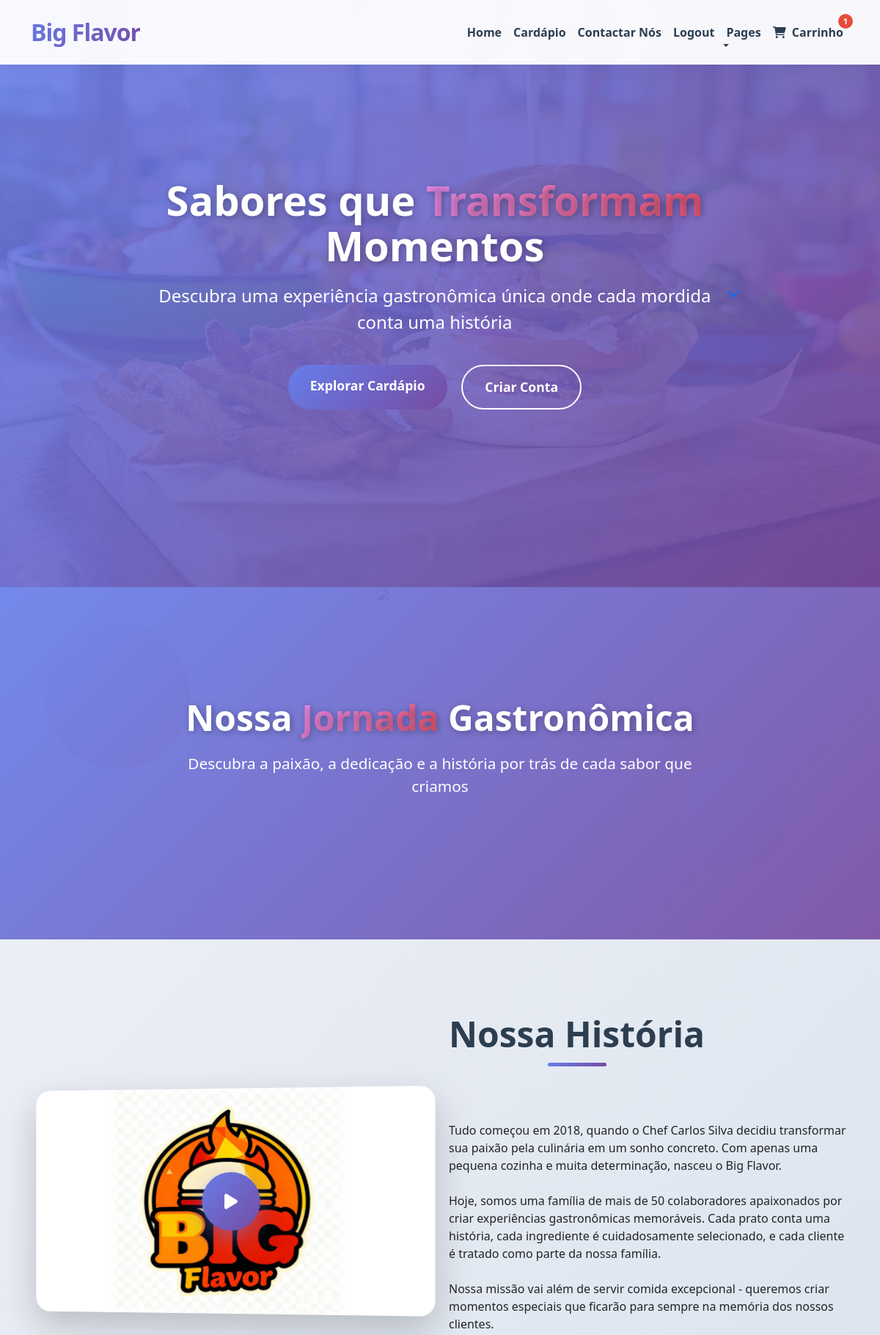
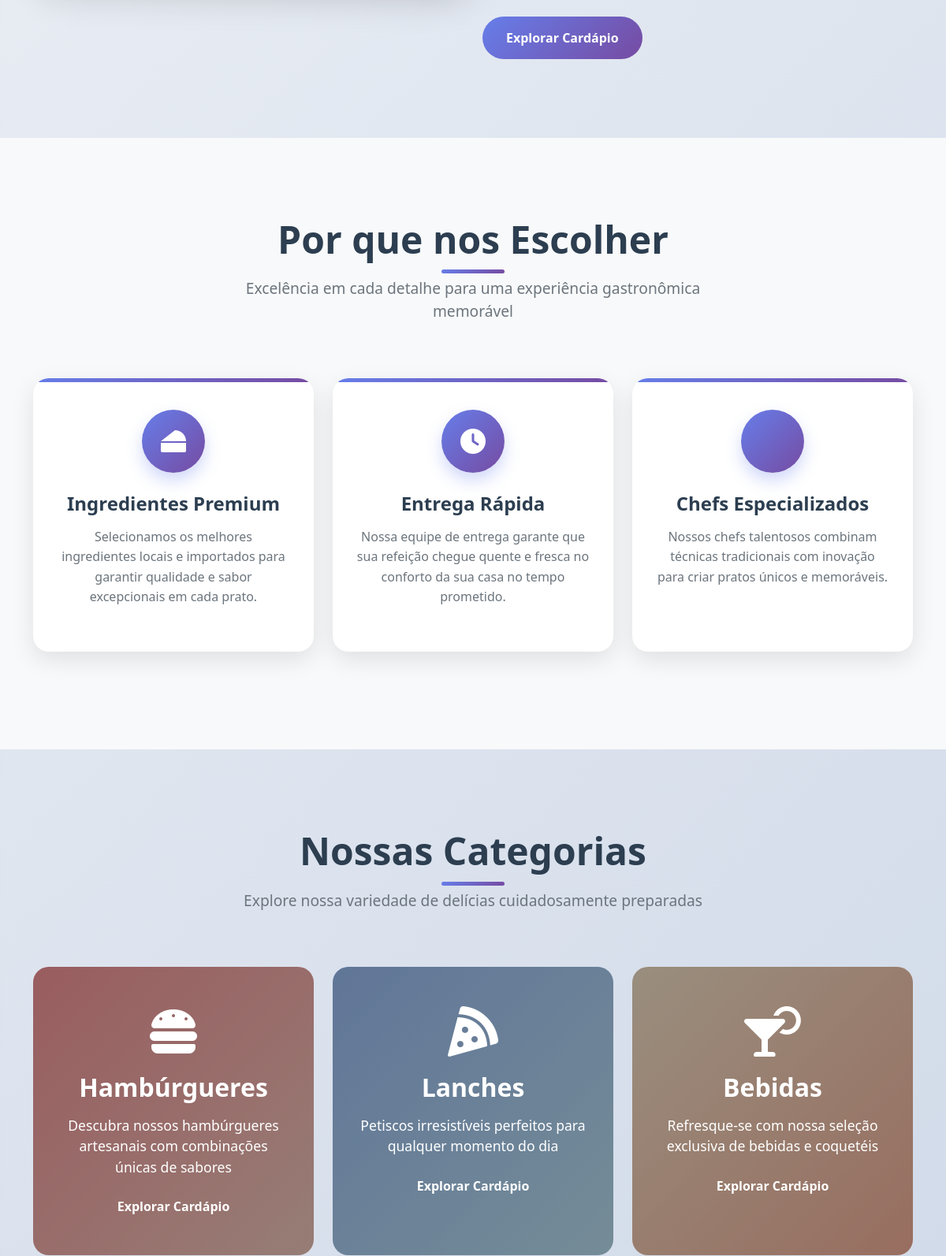
The page / (signed in, upper part) on the database its author committed (2 pictures, top to bottom).
### carinho/models.py (models this page shows, shortened)
class Carrinho(models.Model):
    ESTADO_CHOICES = [
        ('aberto', 'Aberto'),
        ('fechado', 'Fechado'),
        ('cancelado', 'Cancelado'),
    ]
    usuario = models.ForeignKey(
        settings.AUTH_USER_MODEL,  # ✅ Correção aqui
        on_delete=models.CASCADE,
        verbose_name='Cliente'
    )
    data_criacao = models.DateTimeField(
        auto_now_add=True,
        verbose_name='Data de Criação'
    )
    data_atualizacao = models.DateTimeField(
        auto_now=True,
        verbose_name='Última Atualização'
    )
    estado = models.CharField(
        max_length=10,
        choices=ESTADO_CHOICES,
        default='aberto',
        verbose_name='Estado do Carrinho'
    )
    class Meta:
        verbose_name = 'Carrinho'
        verbose_name_plural = 'Carrinhos'
        ordering = ['-data_criacao']
    @property
    def total_itens(self):
        return self.itens.aggregate(total=models.Sum('quantidade'))['total'] or 0

### sobre/models.py (models this page shows, shortened)
class VideoHistoria(models.Model):
    FORMATO_VIDEO_CHOICES = [
        ('mp4', 'MP4'),
        ('webm', 'WebM'),
        ('ogg', 'OGG'),
        ('youtube', 'YouTube'),
    ]
    titulo = models.CharField(max_length=200, verbose_name="Título do Vídeo")
    descricao = models.TextField(verbose_name="Descrição", blank=True)
    arquivo_video = models.FileField(
        upload_to='videos_historia/',
        verbose_name="Arquivo de Vídeo",
        help_text="Formatos suportados: MP4 (H.264), WebM, OGG. Tamanho máximo: 100MB",
        validators=[FileExtensionValidator(allowed_extensions=['mp4', 'webm', 'ogg'])]  # AGORA FUNCIONA
    )
    formato_video = models.CharField(
        max_length=10,
        choices=FORMATO_VIDEO_CHOICES,
        default='mp4',
        verbose_name="Formato do Vídeo"
    )
    thumbnail = models.ImageField(
        upload_to='thumbnails_videos/',
        verbose_name="Thumbnail",
        blank=True,
        null=True,
        help_text="Imagem de capa para o vídeo (16:9 recomendado)"
    )
    principal = models.BooleanField(default=False, verbose_name="Vídeo Principal")
    url_youtube = models.URLField(
        blank=True,
        verbose_name="URL do YouTube",
        help_text="Link alternativo do YouTube"
    )
    ativo = models.BooleanField(default=True, verbose_name="Vídeo Ativo")
    ordem_exibicao = models.IntegerField(
        default=0,
        verbose_name="Ordem de Exibição"
    )
    data_criacao = models.DateTimeField(auto_now_add=True)
    data_atualizacao = models.DateTimeField(auto_now=True)
    class Meta:
        verbose_name = "Vídeo da História"
        verbose_name_plural = "Vídeos da História"
        ordering = ['ordem_exibicao', 'data_criacao']
    @property
    def is_youtube(self):
        return bool(self.url_youtube)
    def get_video_url(self):
        if self.url_youtube:
            return self.url_youtube
        elif self.arquivo_video:
            return self.arquivo_video.url
        return None

### index/views.py (the view)
# urls.py: path("", views.IndexView, name="Index"),
def IndexView(request):
    produtos = Produto.objects.filter(
        status='ativo',
        categoria__in=['hamburguer', 'pizza', 'bebida', 'sobremesa']
    ).order_by('categoria', 'nome')
    produtos_agrupados = {
        'hamburguer': ['hamburguer'],
        'pizza': [],
        'bebida': [],
        'sobremesa': [],
    }
    for produto in produtos:
        if produto.categoria in produtos_agrupados:
            produtos_agrupados[produto.categoria].append(produto)
    categorias = {
        'hamburguer': produtos_agrupados['hamburguer'][:4],
        'pizza': produtos_agrupados['pizza'][:4],
        'bebida': produtos_agrupados['bebida'][:4],
        'sobremesa': produtos_agrupados['sobremesa'][:4],
    }
    context = {
        'produtos_por_categoria': categorias,
    }
    return render(request, 'index.html', context)

### index/context_processors.py (called while the page is built)
def videos_context(request):
    video_principal = VideoHistoria.objects.filter(
        ativo=True,
        principal=True
    ).first()
    if not video_principal:
        video_principal = VideoHistoria.objects.filter(ativo=True).first()
    videos_galeria = VideoHistoria.objects.filter(
        ativo=True
    ).exclude(id=video_principal.id if video_principal else None).order_by('ordem_exibicao')[:6]
    return {
        'video_principal': video_principal,
        'videos_galeria': videos_galeria,
    }

### menu/models.py (called while the page is built)
    def get_preco_formatado(self):
        return f"KZ {self.preco:.2f}"

### index/templates/index.html (shortened to what this page needs)
<!DOCTYPE html>
{% load static %}
{% url 'login' as login_url %}
{% url 'logout' as logout_url %}
<html lang="pt-br">
<head>
    <link href="https://cdn.jsdelivr.net/npm/bootstrap@5.3.0/dist/css/bootstrap.min.css" rel="stylesheet">
    <link rel="stylesheet" href="https://cdnjs.cloudflare.com/ajax/libs/font-awesome/6.0.0/css/all.min.css">
    <link href="https://unpkg.com/aos@2.3.1/dist/aos.css" rel="stylesheet">
    <link href="{% static "css/index.css" %}" rel="stylesheet">
</head>
<body>
    <nav class="navbar navbar-expand-lg navbar-light fixed-top">
        <div class="container">
            <a href="{% url 'Index' %}" class="navbar-brand">Big <span>Flavor</span></a>
            <div class="collapse navbar-collapse" id="navbarCollapse">
                <ul class="navbar-nav ms-auto mb-2 mb-lg-0">
                    {% if request.user.is_authenticated %}
                    <li class="nav-item">
                        <a class="nav-link" href="{% url 'dashboard' %}">Home</a>
                    </li>
                    {% endif %}
                    <li class="nav-item">
                        <a href="{% url 'lista_produtos' %}" class="nav-link">Cardápio</a>
                    </li>
                    <li class="nav-item">
                        <a href="{% url 'contacto' %}" class="nav-link">Contactar Nós</a>
                    </li>
                    {% if request.user.is_authenticated %}
                    <li class="nav-item">
                        <a class="nav-link" href="{{ logout_url }}">Logout</a>
                    </li>
                    {% else %}
                    <li class="nav-item">
                        <a class="nav-link" href="{{ login_url }}">Login</a>
                    </li>
                    {% endif %}
                    <li class="nav-item dropdown">
                        <a href="#" class="nav-link dropdown-toggle" data-bs-toggle="dropdown">Pages</a>
                    </li>
                    {% if request.user.is_authenticated %}
                    <li class="nav-item position-relative">
                        <a href="{% url 'ver_carrinho' %}" class="nav-link">
                            <i class="fas fa-shopping-cart me-1"></i>
                            Carrinho
                            {% if user.is_authenticated %}
                                {% with user.carrinho_set.first as carrinho %}
                                    {% if carrinho and carrinho.total_itens > 0 %}
                                        <span class="badge-cart">
                                            {{ carrinho.total_itens }}
                                        </span>
                                    {% endif %}
                                {% endwith %}
                            {% endif %}
                        </a>
                    </li>
                    {% endif %}
                </ul>
            </div>
        </div>
    </nav>
    <section class="hero-section">
        <div class="floating-element floating-1"></div>
        <div class="floating-element floating-2"></div>
        <div class="hero-background">
            <img src="{% static 'img/carousel-1.jpg' %}" alt="Big Flavor Hero">
        </div>
        <div class="hero-content">
            <h1 class="hero-title" data-aos="fade-up">Sabores que <span>Transformam</span> Momentos</h1>
            <p class="hero-subtitle" data-aos="fade-up" data-aos-delay="200">Descubra uma experiência gastronômica única onde cada mordida conta uma história</p>
            <div class="hero-buttons" data-aos="fade-up" data-aos-delay="400">
                <a href="{% url 'lista_produtos' %}" class="btn btn-hero btn-hero-primary pulse">Explorar Cardápio</a>
                <a href="{% url 'registro' %}" class="btn btn-hero btn-hero-secondary">Criar Conta</a>
            </div>
        </div>
        <div class="scroll-indicator">
            <a href="#about" class="scroll-down">
                <i class="fas fa-chevron-down"></i>
            </a>
        </div>
    </section>
    <section id="about" class="about-hero">
        <div class="floating-element floating-1"></div>
        <div class="floating-element floating-2"></div>
        <div class="about-hero-background">
            <img src="" alt="Big Flavor Sobre Nós">
        </div>
        <div class="about-hero-content">
            <h1 class="about-hero-title" data-aos="fade-up">Nossa <span>Jornada</span> Gastronômica</h1>
            <p class="about-hero-subtitle" data-aos="fade-up" data-aos-delay="200">
                Descubra a paixão, a dedicação e a história por trás de cada sabor que criamos
            </p>
        </div>
    </section>
    <section class="section">
        <div class="container">
            <div class="row align-items-center">
                <div class="col-lg-6" data-aos="fade-right">
                    <div class="about-img">
                        {% if video_principal %}
                            {% if video_principal.thumbnail %}
                                <img src="{{ video_principal.thumbnail.url }}" alt="{{ video_principal.titulo }}" class="video-thumbnail">
                            {% else %}
                                <div class="video-thumbnail" style="background: var(--gradient-primary); display: flex; align-items: center; justify-content: center; color: white;">
                                    <i class="fas fa-play-circle fa-3x"></i>
                                </div>
                            {% endif %}
                            <button type="button" class="btn-play" data-bs-toggle="modal" data-bs-target="#videoModal"
                                    data-video-url="{{ video_principal.get_video_url }}"
                                    data-video-type="{% if video_principal.is_youtube %}youtube{% else %}upload{% endif %}"
                                    data-video-title="{{ video_principal.titulo }}"
                                    data-video-format="{{ video_principal.formato_video }}">
                                <i class="fas fa-play"></i>
                            </button>
                        {% endif %}
                    </div>
                </div>
                <div class="col-lg-6" data-aos="fade-left">
                    <div class="about-content">
                        <div class="section-header text-start">
                            <h2 class="section-title">Nossa História</h2>
                        </div>
                        <div class="about-text">
                            <p class="mb-4">
                                Tudo começou em 2018, quando o Chef Carlos Silva decidiu transformar sua paixão pela culinária em um sonho concreto. Com apenas uma pequena cozinha e muita determinação, nasceu o Big Flavor.
                            </p>
                            <p class="mb-4">
                                Hoje, somos uma família de mais de 50 colaboradores apaixonados por criar experiências gastronômicas memoráveis. Cada prato conta uma história, cada ingrediente é cuidadosamente selecionado, e cada cliente é tratado como parte da nossa família.
                            </p>
                            <p class="mb-4">
                                Nossa missão vai além de servir comida excepcional - queremos criar momentos especiais que ficarão para sempre na memória dos nossos clientes.
                            </p>
                            <a href="{% url 'lista_produtos' %}" class="btn btn-cta">Explorar Cardápio</a>
                        </div>
                    </div>
                </div>
            </div>
        </div>
    </section>
    <section class="section bg-light">
        <div class="container">
            <div class="section-header" data-aos="fade-up">
                <h2 class="section-title">Por que nos Escolher</h2>
                <p class="section-subtitle">Excelência em cada detalhe para uma experiência gastronômica memorável</p>
            </div>
            <div class="row">
                <div class="col-lg-4 col-md-6 mb-4" data-aos="fade-up" data-aos-delay="100">
                    <div class="feature-item">
                        <div class="feature-icon">
                            <i class="fas fa-cheese"></i>
                        </div>
                        <h3>Ingredientes Premium</h3>
                        <p>Selecionamos os melhores ingredientes locais e importados para garantir qualidade e sabor excepcionais em cada prato.</p>
                    </div>
                </div>
                <div class="col-lg-4 col-md-6 mb-4" data-aos="fade-up" data-aos-delay="200">
                    <div class="feature-item">
                        <div class="feature-icon">
                            <i class="fas fa-clock"></i>
                        </div>
                        <h3>Entrega Rápida</h3>
                        <p>Nossa equipe de entrega garante que sua refeição chegue quente e fresca no conforto da sua casa no tempo prometido.</p>
                    </div>
                </div>
                <div class="col-lg-4 col-md-6 mb-4" data-aos="fade-up" data-aos-delay="300">
                    <div class="feature-item">
                        <div class="feature-icon">
                        </div>
                        <h3>Chefs Especializados</h3>
                        <p>Nossos chefs talentosos combinam técnicas tradicionais com inovação para criar pratos únicos e memoráveis.</p>
                    </div>
                </div>
            </div>
        </div>
    </section>
    <section class="section">
        <div class="container">
            <div class="section-header" data-aos="fade-up">
                <h2 class="section-title">Nossas Categorias</h2>
                <p class="section-subtitle">Explore nossa variedade de delícias cuidadosamente preparadas</p>
            </div>
            <div class="row">
                <div class="col-lg-4 col-md-6 mb-4" data-aos="zoom-in" data-aos-delay="100">
                    <div class="food-category food-category-1">
                        <div class="food-category-content">
                            <i class="fas fa-hamburger"></i>
                            <h2>Hambúrgueres</h2>
                            <p>Descubra nossos hambúrgueres artesanais com combinações únicas de sabores</p>
                            <a href="{% url 'lista_produtos' %}?query=&categoria=Hambúrgueres">Explorar Cardápio</a>
                        </div>
                    </div>
                </div>
                <div class="col-lg-4 col-md-6 mb-4" data-aos="zoom-in" data-aos-delay="200">
                    <div class="food-category food-category-2">
                        <div class="food-category-content">
                            <i class="fas fa-pizza-slice"></i>
                            <h2>Lanches</h2>
                            <p>Petiscos irresistíveis perfeitos para qualquer momento do dia</p>
                            <a href="{% url 'lista_produtos'%}?query=&categoria=Lanches">Explorar Cardápio</a>
                        </div>
                    </div>
                </div>
                <div class="col-lg-4 col-md-6 mb-4" data-aos="zoom-in" data-aos-delay="300">
                    <div class="food-category food-category-3">
                        <div class="food-category-content">
                            <i class="fas fa-cocktail"></i>
                            <h2>Bebidas</h2>
                            <p>Refresque-se com nossa seleção exclusiva de bebidas e coquetéis</p>
                            <a href="{% url 'lista_produtos' %}?query=&categoria=Bebidas">Explorar Cardápio</a>
                        </div>
                    </div>
                </div>
            </div>
        </div>
    </section>
</body>
</html>

### rows shown on the page
Carrinho: total_itens "1"
VideoHistoria: thumbnail (picture)
